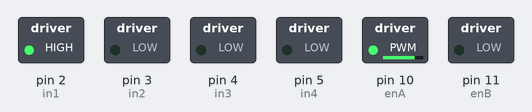
A sketch run on a simulated Arduino Uno, built with avr-gcc and run on an emulated ATmega328P. Shown: switched loads named in the sketch (green lamp = pin HIGH). At 35.1 s the program stops and its outputs stay as they are.

Above: at 0.1 s.
At 5.1 s:
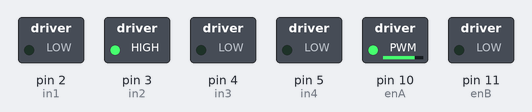
At 35.1 s:
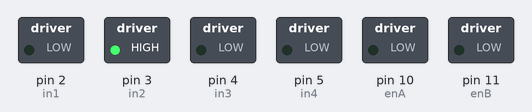
Timing chart, 0 to 36.6 s (numbered marks = the images above):
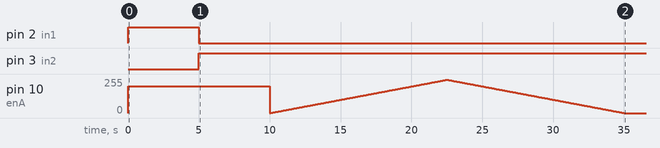

Measured:
- by itself, pin 2 (in1): LOW → HIGH at 0.00 s, → LOW 5.0 s later
- by itself, pin 3 (in2): LOW → HIGH at 5.0 s

The sketch:

dcMotorDriver.ino
```cpp
int enA = 10;
int in1 = 2;
int in2 = 3;

int enB = 11;
int in3 = 4;
int in4 = 5;

void setup() {
  pinMode(enA, OUTPUT);
  pinMode(enB, OUTPUT);
  pinMode(in1, OUTPUT);
  pinMode(in2, OUTPUT);
  pinMode(in3, OUTPUT);
  pinMode(in4, OUTPUT);
}

void loop() {
  digitalWrite(in1, HIGH);
  digitalWrite(in2, LOW);
  analogWrite(enA, 200);
  delay(5000);
  analogWrite(enA, 0);
  digitalWrite(in1, LOW);
  digitalWrite(in2, HIGH);
  analogWrite(enA, 200);
  delay(5000);
  analogWrite(enA, 0);

  for (int i = 0; i < 250; i++) {
    analogWrite(enA, i);
    delay(50);
  }
  for(int i = 250; i >=0; i--){
      analogWrite(enA, i);
      delay(50);
    }
  while (1);
}
```
